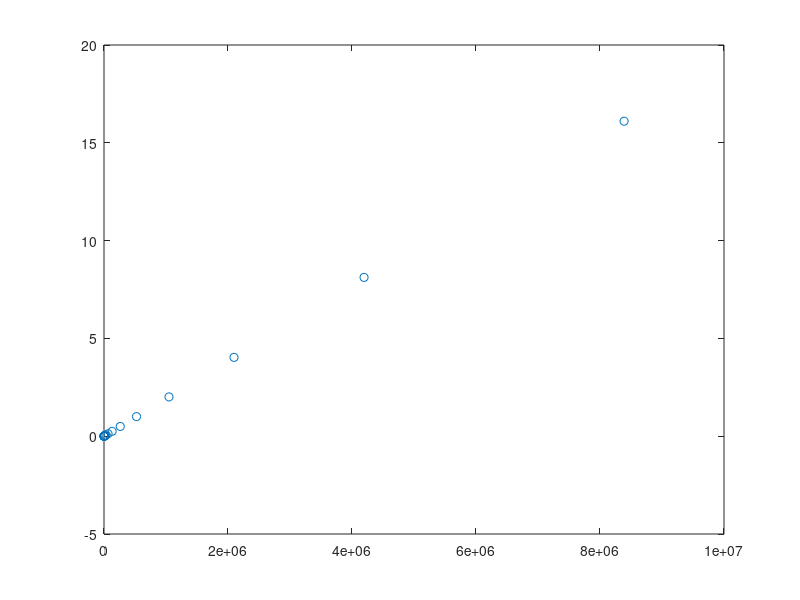

MATLAB code for this plot: (Note: this script raises an error after producing the figure.)
x1 = [64,128,256,512]
x2 = [64,128,256,512,1024,2048,4096,8192]
x3 = [64,128,256,512,1024,2048,4096,8192,16384,32768,65536,131072,262144,524288,1048576,2097152,4194304,8388608]
y1 = [0.035,0.245,2.108,18.569]
y2 = [0.003,0.008,0.032,0.126,0.491,1.928,7.621,46.577]
y3 = [0.001,0.001,0.001,0.002,0.002,0.003,0.007,0.012,0.024,0.055,0.125,0.250,0.513,0.989,2.012,4.030,8.119,16.105]
o1 = @(x) x^3/100
o2 = @(x) x^2/1000
o3 = @(x) x/1000000

p1 = polyfit(x1,y1,5);
y1 = polyval(p1,x1);
p2 = polyfit(x2,y2,5);
y2 = polyval(p2,x2);
p3 = polyfit(x3,y3,5)
y3 = polyval(p3,x3);
figure
%plot(x1,y1,'o')
%plot(x2,y2,'o')
plot(x3,y3,'o')
hold on
%fplot(x1,o1)
%fplot(x2,o2)
fplot(x3,o3)
%plot(x1,y1)
%plot(x2,y2)
plot(x3,y3)
hold off